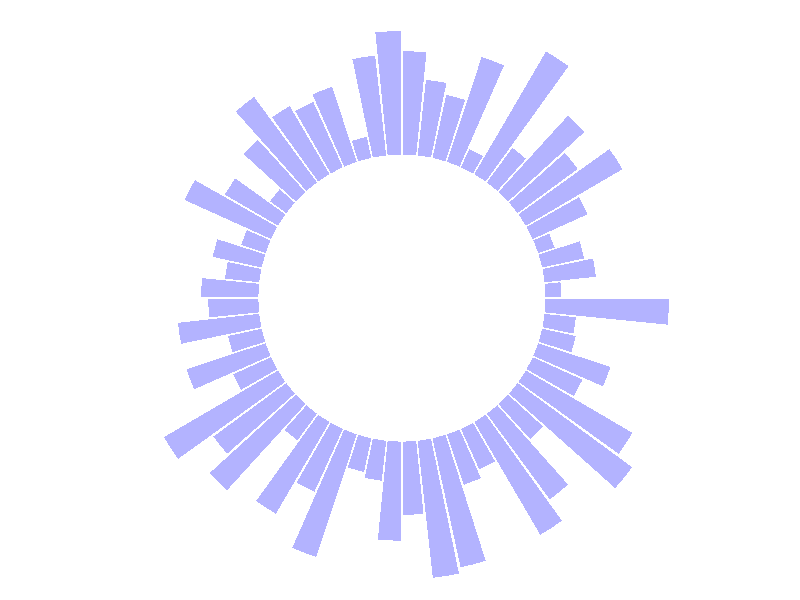

Recreate this plot in R.

# Librerias
library(tidyverse)
library(ggplot2)

# Creamos el data set
data <- data.frame(
  id=seq(1,60),
  individual=paste( "R ladie ", seq(1,60), sep=""),
  value=sample( seq(10,100), 60, replace=T)
)

# y hacemos el plot
p <- ggplot(data, aes(x=as.factor(id), y=value)) +       # id lo hacemos factor. 
  
  
  geom_bar(stat="identity", fill=alpha("blue", 0.3)) + # agrgamos las barras de color azul
  
  # Limites del circulo = re importante!
  #El valor negativo controla el tamaño del circulo interior
  #El positivo controla el tamaño de las barras
  
  ylim(-100,110) +
  
  # armo el tema: sin titulo ni grilla de coordenadas cartesianas porque no las necesito
  theme_minimal() +
  theme(
    axis.text = element_blank(),
    axis.title = element_blank(),
    panel.grid = element_blank(),
    plot.margin = unit(rep(-2,4), "cm")   # Para remover los margenes que no se usan del plot
  ) +
  
  # y lo nuevo, que hace que grafico sea circulo
  coord_polar(start = 0)
p

?coord_polar
